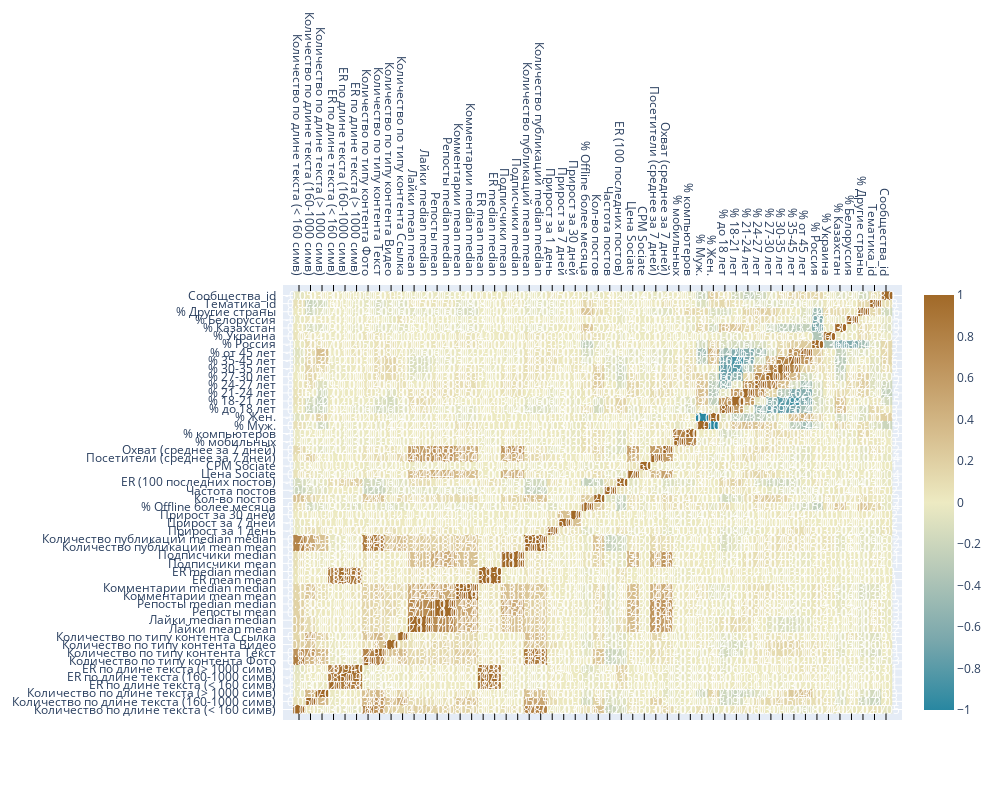

Write notebook code for a chart like this one.
### Code cell
from plotly.offline import iplot

corrs = df3_c.corr()
# print(corrs)
figure = ff.create_annotated_heatmap(
    z=corrs.values,
    x=list(corrs.columns),
    y=list(corrs.index),
    colorscale="Earth",
    annotation_text=corrs.round(2).values,
    showscale=True,
    reversescale=True,
)
figure.layout.margin = dict(l=200, t=200)
figure.layout.height = 800
figure.layout.width = 1000

iplot(figure)
